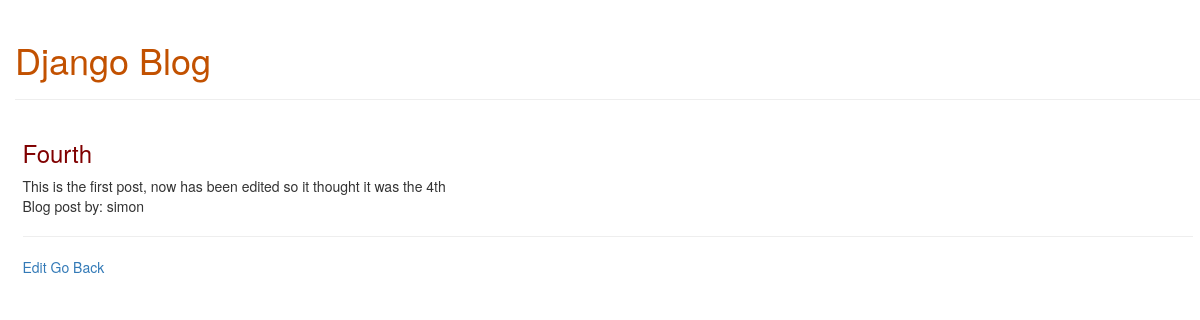
The app's page /post/4/ with its own data.
### blog/models.py (models this page shows, shortened)
class Post(models.Model):
  author = models.ForeignKey(settings.AUTH_USER_MODEL, on_delete=models.CASCADE)
  title = models.CharField(max_length=200)
  text = models.TextField()
  created_dt = models.DateTimeField(default=timezone.now)
  published_dt = models.DateTimeField(blank=True, null=True)

### blog/views.py (the view)
# urls.py: path('post/<int:pk>/', views.post_detail, name='post_detail'),
def post_detail(request, pk):
  post = get_object_or_404(Post, pk=pk)
  return render(request, 'blog/post_detail.html', {'post': post})

### blog/templates/blog/post_detail.html
{% extends 'blog/base.html' %}
{% block content %}
    <h3> {{ post.title }} </h3>
    {{ post.text }} <br>
    Blog post by: {{ post.author }} <hr>
    <a href="{% url 'post_edit' pk=post.pk %}">Edit</a>
    <a href="{% url 'post_list' %}">Go Back</a>
{% endblock %}

### blog/static/css/blog.css (style rules this page uses)
body { padding-left: 15px; }
h3 { color: #800000; }

### records on screen
Post: title "Fourth", text "This is the first post, now has been edited so it thought it was the 4th", author "simon"
